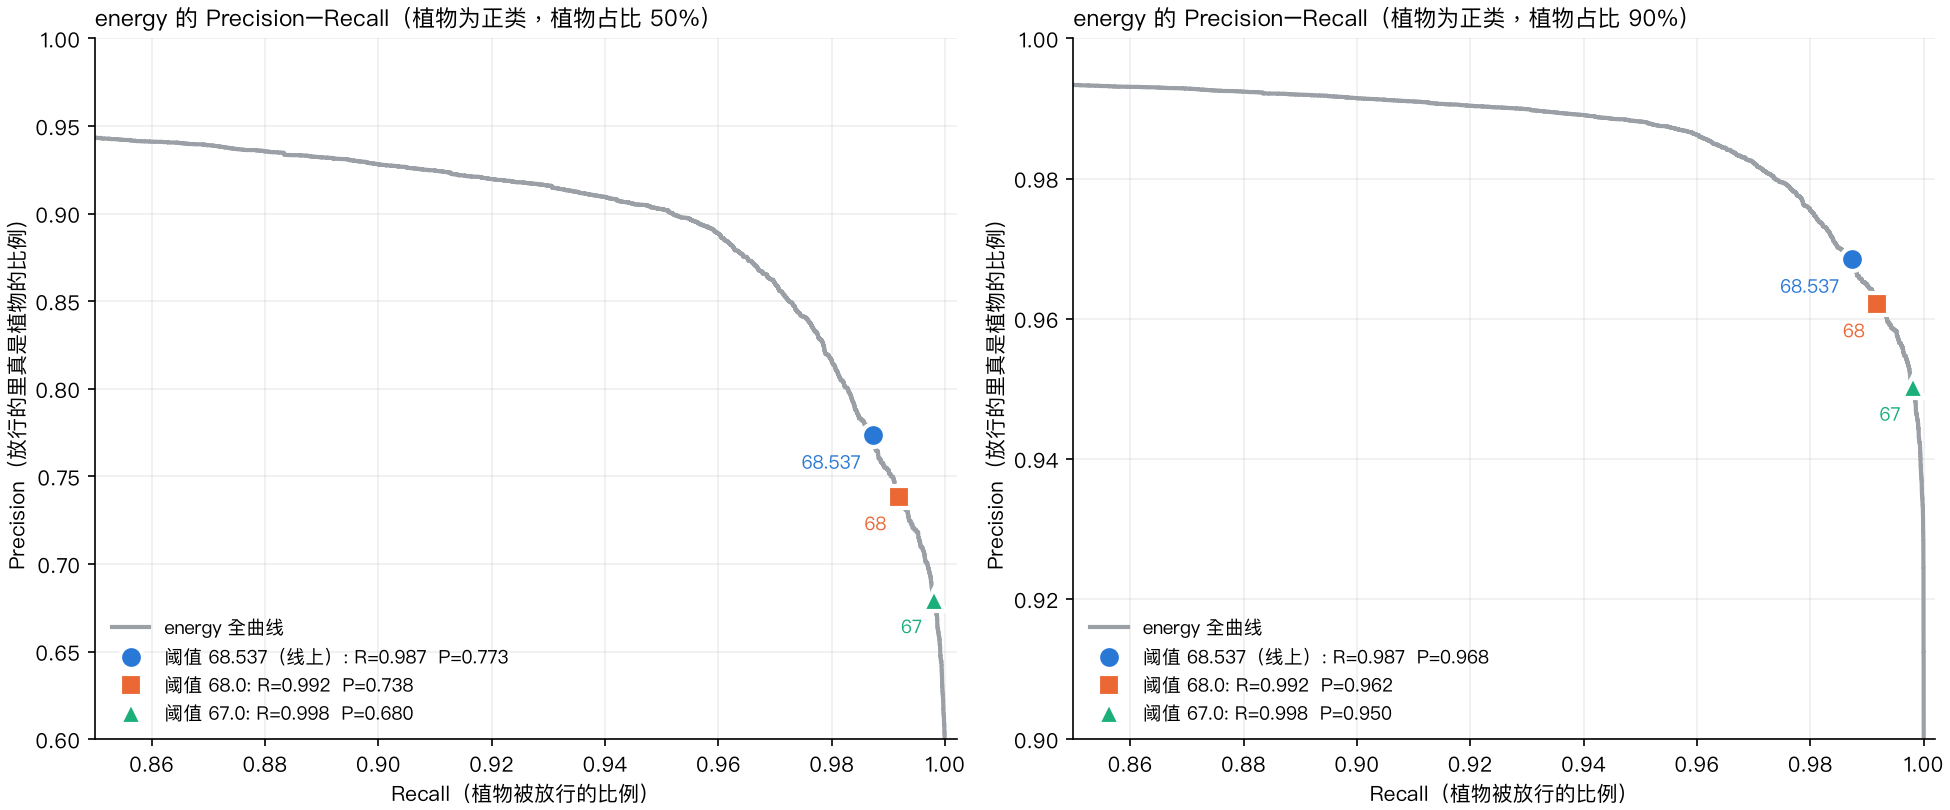

Write the Python code that produced this figure.
import numpy as np, matplotlib
matplotlib.use("Agg")
import matplotlib.pyplot as plt
from sklearn.metrics import precision_recall_curve
z = np.load("pr_scores.npz"); y, src, en = z["y"], z["src"], z["energy"]
plt.rcParams.update({"font.family": ["PingFang HK", "Arial Unicode MS"], "axes.spines.top": False, "axes.spines.right": False})
def weights(prior):
    w = np.zeros(len(y))
    for s in ("plant", "plantnet", "stem"):
        m = src == s; w[m] = prior / 3 / m.sum()
    m = y == 0; w[m] = (1 - prior) / m.sum(); return w
THR = [(68.537, "68.537（线上）", "#2a78d6", "o"), (68.0, "68.0", "#eb6834", "s"), (67.0, "67.0", "#1baf7a", "^")]
fig, axes = plt.subplots(1, 2, figsize=(13, 5.4), constrained_layout=True)
for ax, prior in zip(axes, (.5, .9)):
    w = weights(prior)
    p, r, _ = precision_recall_curve(y, en, sample_weight=w)
    ax.plot(r, p, color="#9aa0a6", lw=2, label="energy 全曲线")
    for t, lab, c, mk in THR:
        pred = en >= t; tp = w[pred & (y == 1)].sum(); fp = w[pred & (y == 0)].sum(); rec = tp / w[y == 1].sum(); pr = tp / (tp + fp)
        ax.plot([rec], [pr], mk, ms=11, color=c, mec="white", mew=2, label=f"阈值 {lab}: R={rec:.3f}  P={pr:.3f}", zorder=5)
        ax.annotate(f"{t:g}", (rec, pr), textcoords="offset points", xytext=(-6, -16), ha="right", fontsize=9, color=c)
    ax.set_title(f"energy 的 Precision–Recall（植物为正类，植物占比 {int(prior*100)}%）", loc="left", fontsize=11)
    ax.set_xlabel("Recall（植物被放行的比例）"); ax.set_ylabel("Precision（放行的里真是植物的比例）")
    ax.set_xlim(0.85, 1.002); ax.grid(alpha=.2); ax.legend(loc="lower left", frameon=False, fontsize=9)
    ax.set_ylim(0.6 if prior == .5 else 0.9, 1.0)
fig.savefig("pr_energy_thr.png", dpi=150)
